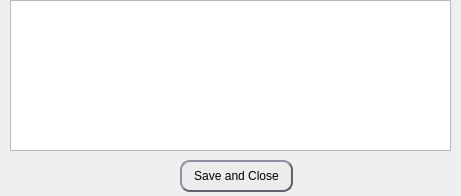
<?xml version="1.0" encoding="UTF-8"?>
<ui version="4.0">
 <class>Dialog</class>
 <widget class="QDialog" name="Dialog">
  <property name="geometry">
   <rect>
    <x>0</x>
    <y>0</y>
    <width>461</width>
    <height>196</height>
   </rect>
  </property>
  <property name="windowTitle">
   <string>Dialog</string>
  </property>
  <widget class="QTableView" name="extensionTable">
   <property name="geometry">
    <rect>
     <x>10</x>
     <y>0</y>
     <width>441</width>
     <height>151</height>
    </rect>
   </property>
  </widget>
  <widget class="QPushButton" name="closeManager">
   <property name="geometry">
    <rect>
     <x>180</x>
     <y>160</y>
     <width>113</width>
     <height>32</height>
    </rect>
   </property>
   <property name="styleSheet">
    <string notr="true">background-color:rgb(236, 236, 236);
border-color:rgb(94, 96, 112);
border-style:outset;
border-width:2px;
border-radius:10px;
color:black;</string>
   </property>
   <property name="text">
    <string>Save and Close</string>
   </property>
  </widget>
 </widget>
 <resources/>
 <connections/>
</ui>
